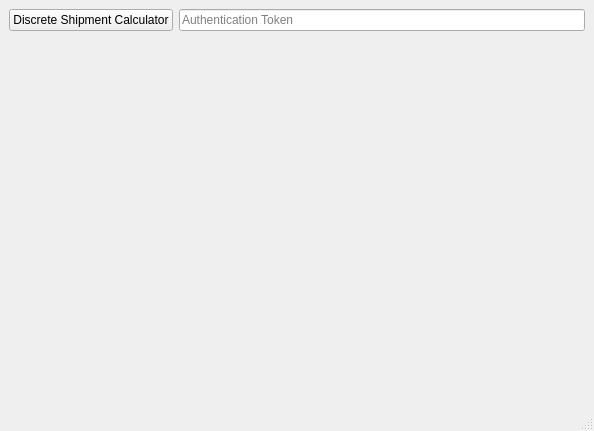
<?xml version="1.0" encoding="UTF-8"?>
<ui version="4.0">
 <class>MainWindow</class>
 <widget class="QMainWindow" name="MainWindow">
  <property name="geometry">
   <rect>
    <x>0</x>
    <y>0</y>
    <width>594</width>
    <height>431</height>
   </rect>
  </property>
  <property name="sizePolicy">
   <sizepolicy hsizetype="MinimumExpanding" vsizetype="MinimumExpanding">
    <horstretch>0</horstretch>
    <verstretch>0</verstretch>
   </sizepolicy>
  </property>
  <property name="windowTitle">
   <string>Prun Shipment Manager [PSM]</string>
  </property>
  <property name="documentMode">
   <bool>false</bool>
  </property>
  <property name="tabShape">
   <enum>QTabWidget::TabShape::Rounded</enum>
  </property>
  <widget class="QWidget" name="centralwidget">
   <property name="sizePolicy">
    <sizepolicy hsizetype="MinimumExpanding" vsizetype="MinimumExpanding">
     <horstretch>0</horstretch>
     <verstretch>0</verstretch>
    </sizepolicy>
   </property>
   <layout class="QVBoxLayout" name="verticalLayout">
    <property name="spacing">
     <number>6</number>
    </property>
    <property name="sizeConstraint">
     <enum>QLayout::SizeConstraint::SetDefaultConstraint</enum>
    </property>
    <property name="leftMargin">
     <number>9</number>
    </property>
    <property name="topMargin">
     <number>9</number>
    </property>
    <property name="rightMargin">
     <number>9</number>
    </property>
    <property name="bottomMargin">
     <number>9</number>
    </property>
    <item>
     <widget class="QWidget" name="ActionWidget" native="true">
      <property name="sizePolicy">
       <sizepolicy hsizetype="MinimumExpanding" vsizetype="Maximum">
        <horstretch>0</horstretch>
        <verstretch>0</verstretch>
       </sizepolicy>
      </property>
      <layout class="QHBoxLayout" name="horizontalLayout">
       <property name="spacing">
        <number>6</number>
       </property>
       <property name="leftMargin">
        <number>0</number>
       </property>
       <property name="topMargin">
        <number>0</number>
       </property>
       <property name="rightMargin">
        <number>0</number>
       </property>
       <property name="bottomMargin">
        <number>0</number>
       </property>
       <item>
        <widget class="QPushButton" name="DSCbutton">
         <property name="text">
          <string>Discrete Shipment Calculator</string>
         </property>
        </widget>
       </item>
       <item>
        <widget class="QLineEdit" name="authTokenEdit">
         <property name="text">
          <string/>
         </property>
         <property name="echoMode">
          <enum>QLineEdit::EchoMode::Normal</enum>
         </property>
         <property name="placeholderText">
          <string>Authentication Token</string>
         </property>
        </widget>
       </item>
      </layout>
     </widget>
    </item>
    <item>
     <widget class="QWidget" name="FLTRWidget" native="true">
      <property name="sizePolicy">
       <sizepolicy hsizetype="MinimumExpanding" vsizetype="MinimumExpanding">
        <horstretch>0</horstretch>
        <verstretch>0</verstretch>
       </sizepolicy>
      </property>
      <layout class="QHBoxLayout" name="horizontalLayout_2">
       <property name="spacing">
        <number>0</number>
       </property>
       <property name="sizeConstraint">
        <enum>QLayout::SizeConstraint::SetDefaultConstraint</enum>
       </property>
       <property name="leftMargin">
        <number>0</number>
       </property>
       <property name="topMargin">
        <number>0</number>
       </property>
       <property name="rightMargin">
        <number>0</number>
       </property>
       <property name="bottomMargin">
        <number>0</number>
       </property>
      </layout>
     </widget>
    </item>
   </layout>
  </widget>
  <widget class="QMenuBar" name="menubar">
   <property name="geometry">
    <rect>
     <x>0</x>
     <y>0</y>
     <width>594</width>
     <height>20</height>
    </rect>
   </property>
  </widget>
  <widget class="QStatusBar" name="statusbar"/>
 </widget>
 <resources/>
 <connections>
  <connection>
   <sender>DSCbutton</sender>
   <signal>clicked()</signal>
   <receiver>MainWindow</receiver>
   <slot>showDSC()</slot>
   <hints>
    <hint type="sourcelabel">
     <x>59</x>
     <y>42</y>
    </hint>
    <hint type="destinationlabel">
     <x>593</x>
     <y>94</y>
    </hint>
   </hints>
  </connection>
  <connection>
   <sender>authTokenEdit</sender>
   <signal>editingFinished()</signal>
   <receiver>MainWindow</receiver>
   <slot>setAuthToken()</slot>
   <hints>
    <hint type="sourcelabel">
     <x>286</x>
     <y>48</y>
    </hint>
    <hint type="destinationlabel">
     <x>698</x>
     <y>51</y>
    </hint>
   </hints>
  </connection>
 </connections>
 <slots>
  <slot>showDSC()</slot>
  <slot>setAuthToken()</slot>
 </slots>
</ui>
